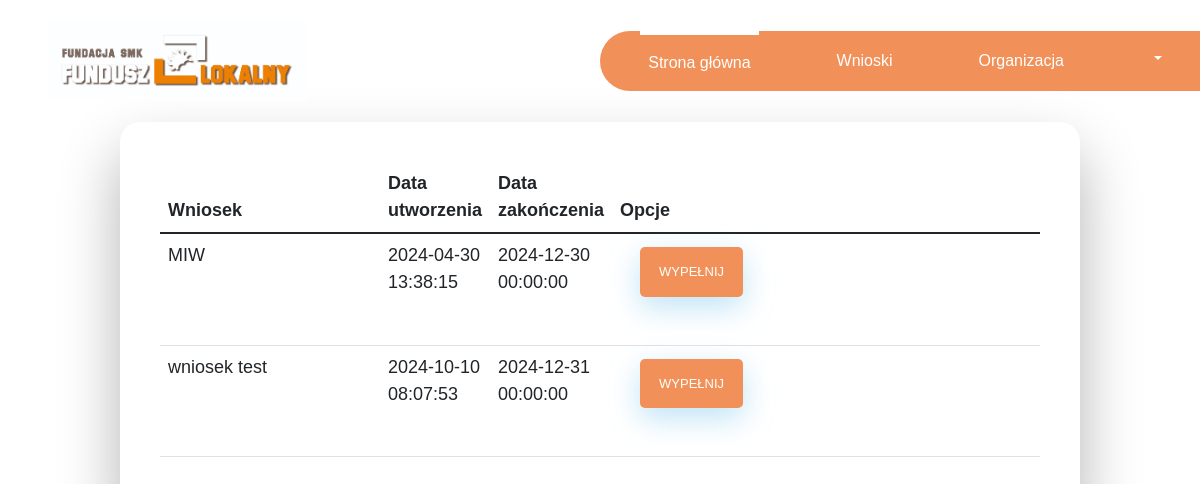
The page /forms/forms.php (signed in) on the database its author committed.
### tables this page shows
CREATE TABLE `application` (
  `applicationID` int(11) NOT NULL,
  `name` text NOT NULL,
  `userID` int(11) NOT NULL,
  `datetime` datetime NOT NULL DEFAULT current_timestamp(),
  `datetimedo` datetime NOT NULL,
  `deleted` int(11) NOT NULL DEFAULT 0
);

### auth.php (called while the page is built, shortened)
<?php
function returniserid(){
    return ($_SESSION['user_id']);
}

### forms/forms.php (the view, shortened to what this page needs)
<?php require_once("../auth.php"); ?>
<!DOCTYPE html>
<html lang="PL">
<head>
    <link href="https://cdn.jsdelivr.net/npm/bootstrap@5.1.3/dist/css/bootstrap.min.css" rel="stylesheet"
>
    <link href="style.css" rel="stylesheet">
    <link href="https://cdn.datatables.net/v/bs5/dt-2.0.5/datatables.min.css" rel="stylesheet">
</head>
<body>
<?php require_once("../navbar.php"); ?>
<div class="wrapper fadeInDown">
    <table id="myTable" class="table table table-hover">
        <thead>
        <th scope="col" style="width:25%;">Wniosek</th>
        <th scope="col" style="width:10%;">Data utworzenia</th>
        <th scope="col" style="width:10%;">Data zakończenia</th>
        <th scope="col" data-orderable="false">Opcje</th>
        </thead>
        <tbody>
        <?php
        require_once("../dbconnect.php");
        $id=returniserid();
        $sql = "SELECT a.*
FROM `application` a
WHERE a.`deleted` = 0
  AND NOT EXISTS (
    SELECT 1
    FROM `readyapplication` r
    WHERE r.applicationID = a.applicationID
      AND r.userID = $id
      AND r.status != 1
  )
  order by a.datetimedo asc;";
        $result = $conn->query($sql);
        while ($row = $result->fetch_assoc()) {
            if(new DateTime($row["datetimedo"]) < new DateTime() && returnRole()==3){
                if(returnRole()==3){
                    echo "<tr style='background-color:lightgray;'>";
                    echo "<td>" . $row["name"] . "</td>";
                    echo "<td>" . $row["datetime"] . "</td>";
                    echo "<td>" . $row["datetimedo"] . "</td>";
                    echo "<td><a href='formsread.php?ID=" . $row["applicationID"] . "&finish=1'><input style='width: 25%' type='button' class='fadeIn fourth' value='Podgląd'></a>";
                    if (returnRole() == 2 or returnRole() == 3) {
                        echo "<a href='formscopy.php?ID=" . $row["applicationID"] . "'><input style='width: 25%;' type='button' class='fadeIn fourth' value='Kopiuj do szkiców'></a></td>";
                    }
                    echo "</tr>";
                }
            } else if(new DateTime($row["datetimedo"]) > new DateTime()){
                echo "<tr>";
                echo "<td>" . $row["name"] . "</td>";
                echo "<td>" . $row["datetime"] . "</td>";
                echo "<td>" . $row["datetimedo"] . "</td>";
                echo "<td><a href='formsread.php?ID=" . $row["applicationID"] . "&finish=0'><input style='width: 25%' type='button' class='fadeIn fourth' value='Wypełnij'></a>";
                echo "</tr>";
            }
        }
        ?>
    </table>
</div>
</body>
</html>

### forms/style.css (style rules this page uses)
body { font-family: "Poppins", sans-serif; height: 94vh; }
.wrapper { display: flex; flex-direction: column; justify-content: center; width: 80%; padding: 40px; -webkit-box-shadow: 0 30px 60px 0 rgba(0,0,0,0.3); margin-left: auto; margin-right: auto; border-radius:20px; }
.fadeInDown { -webkit-animation-name: fadeInDown; animation-name: fadeInDown; -webkit-animation-duration: 1s; animation-duration: 1s; -webkit-animation-fill-mode: both; animation-fill-mode: both; }
input[type=button], input[type=submit], input[type=reset] { background-color: #f19159; border: none; color: white; padding: 15px; width:14%; text-align: center; text-decoration: none; display: inline-block; text-transform: uppercase; font-size: 13px; -webkit-box-shadow: 0 10px 30px 0 rgba(95,186,233,0.4); box-shadow: 0 10px 30px 0 rgba(95,186,233,0.4); -webkit-border-radius: 5px 5px 5px 5px; border-radius: 5px 5px 5px 5px; margin: 5px 20px 40px 20px; -webkit-transition: all 0.3s ease-in-out; -moz-transition: all 0.3s ease-in-out; -ms-transition: all 0.3s ease-in-out; -o-transition: all 0.3s ease-in-out; transition: all 0.3s ease-in-out; }
.table tbody tr { font-size: 18px; height: 70px; }

### rows shown on the page
application: name "MIW", datetime "2024-04-30 13:38:15", datetimedo "2024-12-30 00:00:00"
application: name "wniosek test", datetime "2024-10-10 08:07:53", datetimedo "2024-12-31 00:00:00"
